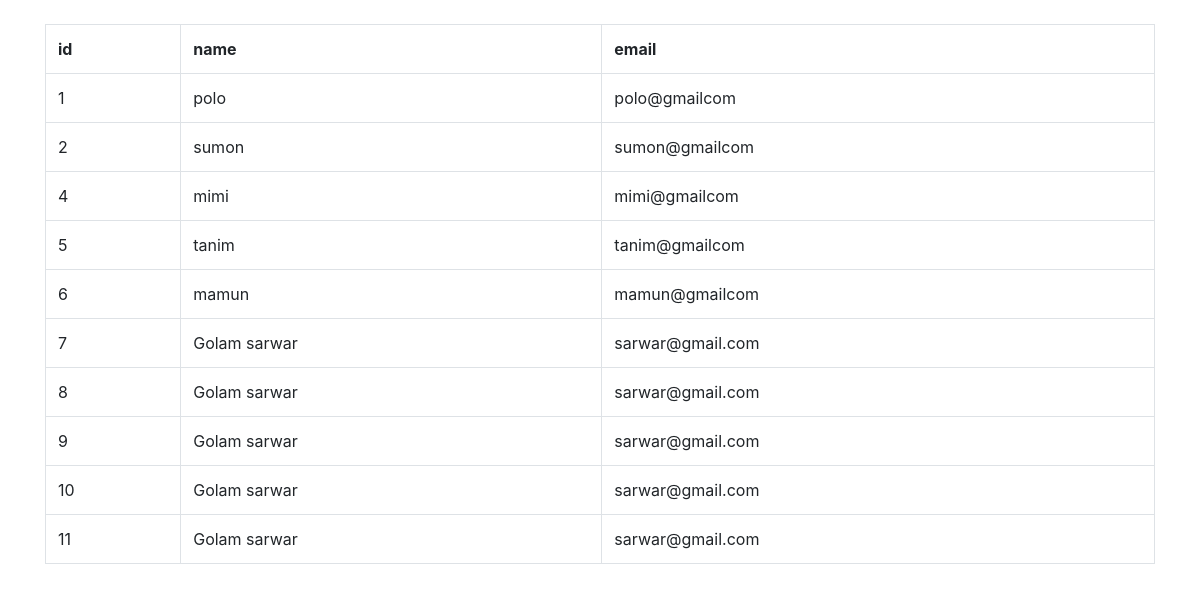
Screenshot of /pdo/index.php with the database file from the repository.
### tables this page shows
CREATE TABLE `people` (
  `id` int(11) NOT NULL AUTO_INCREMENT,
  `name` varchar(30) NOT NULL,
  `email` varchar(30) NOT NULL,
  PRIMARY KEY (`id`)
);

### pdo/connection.php (called while the page is built, shortened)
<?php
$dsn = "mysql:host=localhost;dbname=company";
$user = 'root';
$password = '';
$options = [
  PDO::ATTR_DEFAULT_FETCH_MODE => PDO::FETCH_OBJ
];
$connection = new PDO($dsn, $user, $password, $options);
$sql = 'select * from people';
$dbresult = $connection->query($sql);
$results = $dbresult->fetchAll();

### pdo/index.php (the view, shortened to what this page needs)
<?php require 'connection.php'; ?>
<!doctype html>
<html lang="en">
  <head>
    <link rel="stylesheet" href="https://maxcdn.bootstrapcdn.com/bootstrap/4.0.0-beta.2/css/bootstrap.min.css">
  </head>
  <body>
    <div class="container mt-4">
      <table class="table table-bordered">
        <tr>
          <th>id</th>
          <th>name</th>
          <th>email</th>
        </tr>
        <?php foreach($results as $result): ?>
          <tr>
            <td><?= $result->id; ?></td>
            <td><?= $result->name; ?></td>
            <td><?= $result->email; ?></td>
          </tr>
        <?php endforeach ?>
      </table>
    </div>
  </body>
</html>

### rows the page displays
people: id "1", name "polo", email "polo@gmailcom"
people: id "2", name "sumon", email "sumon@gmailcom"
people: id "4", name "mimi", email "mimi@gmailcom"
people: id "5", name "tanim", email "tanim@gmailcom"
people: id "6", name "mamun", email "mamun@gmailcom"
people: id "7", name "Golam sarwar", email "sarwar@gmail.com"
people: id "8", name "Golam sarwar", email "sarwar@gmail.com"
people: id "9", name "Golam sarwar", email "sarwar@gmail.com"
people: id "10", name "Golam sarwar", email "sarwar@gmail.com"
people: id "11", name "Golam sarwar", email "sarwar@gmail.com"
